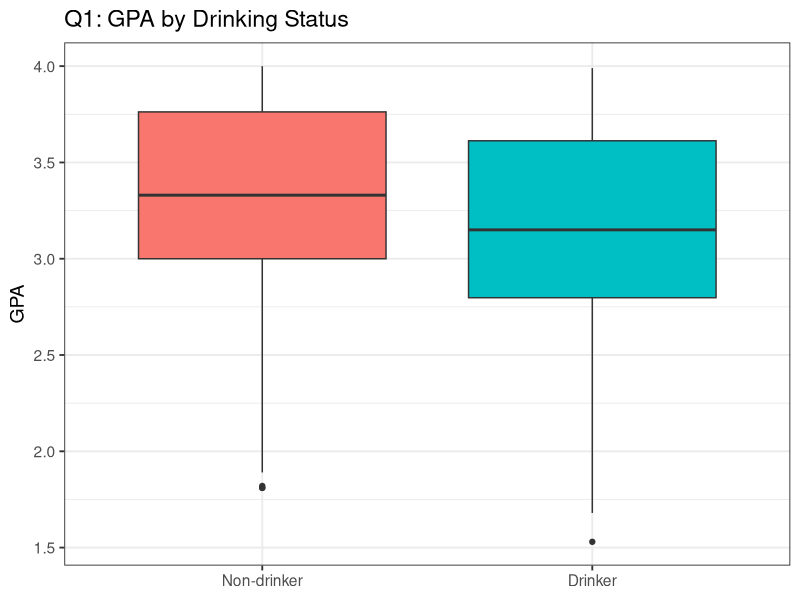
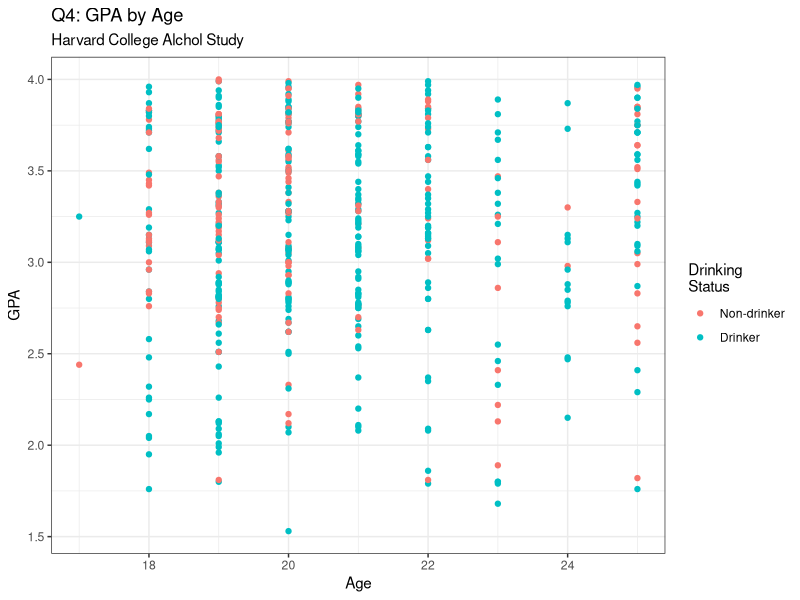
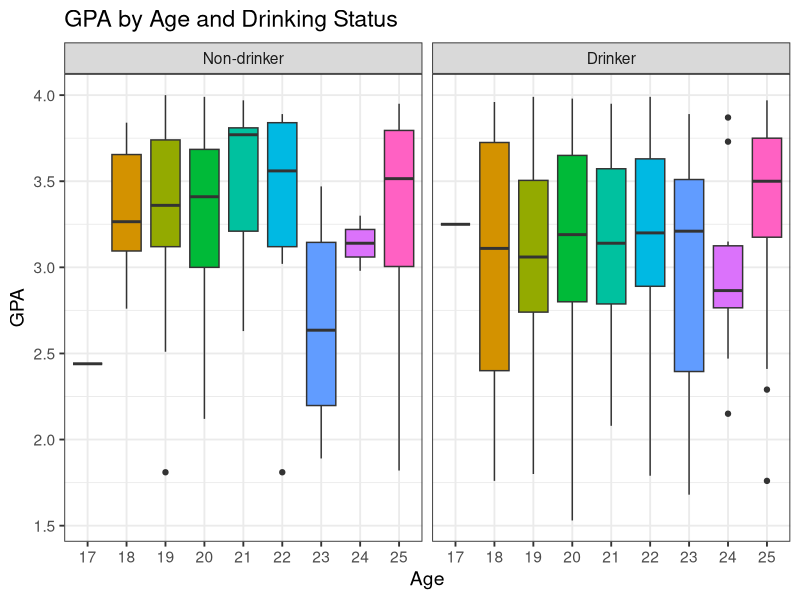
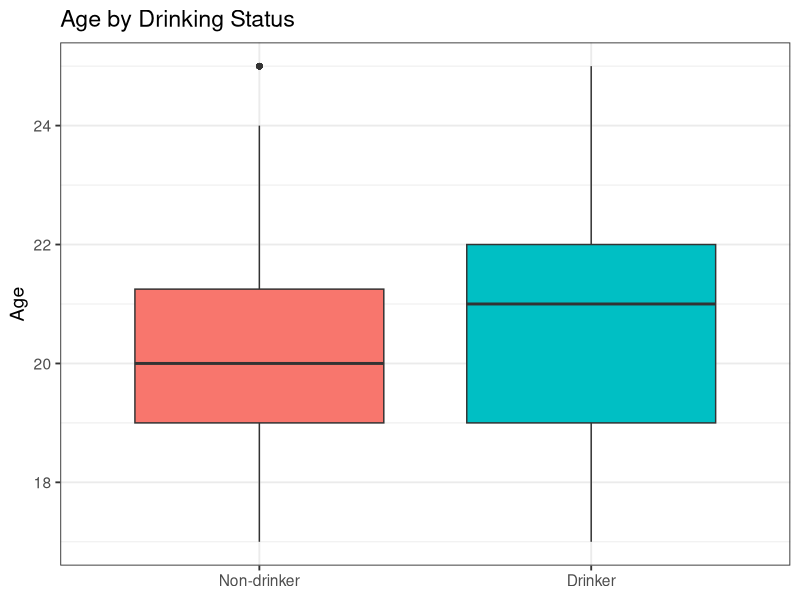
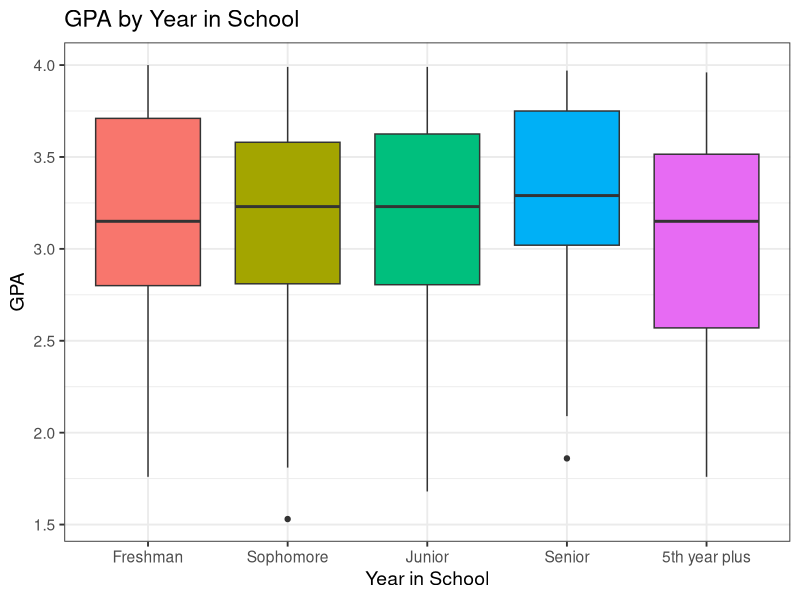
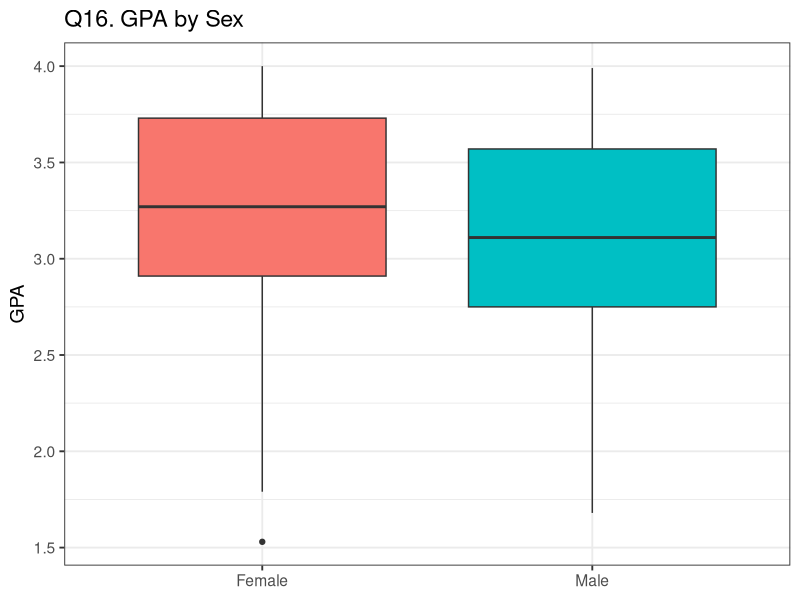

Generate these figures, in order, with R:
## ---- chunk 1
knitr::opts_chunk$set(echo = TRUE)
library(tidyverse)
setwd("~/SpatialAnalysis/01-2022_PHStatsII/Assignments/A3/A3ptB")
casData <- read.csv("casData.csv")
# head(casData)
# Part A:  GPA by drinking
# class(casData$DRINK)
# table(casData$DRINK)
# make DRINK a factor with labels (helpful for visual displays, cuts down on code 
# needed to label groups)
casData$DRINK <- factor(casData$DRINK, levels = c(0, 1), 
                        labels = c("Non-drinker", "Drinker"))
## ---- chunk 2
ggplot(casData, aes(x = DRINK, y = GPA, fill = DRINK)) +
  geom_boxplot() + 
  theme_bw(base_size = 14) +
  labs(title = 'Q1: GPA by Drinking Status') +
  theme(axis.title.x = element_blank(),
        legend.position = 'none')
## ---- chunk 3
model1 <- lm(GPA ~ DRINK, data = casData)
# summary(model1)
co1 <- model1$coefficients
cat(paste0('Q2. Estimated mean difference in GPA for students who drink versus those\n',
          'who do not:\n  ', round(co1[2], 2)))
## ---- chunk 4
conf1 <- confint(model1)
cat(paste0('Q3. 95% Confidence interval difference in GPA for students who drink\n',
           'versus those who do not:\n  (', paste(round(conf1[2,], 2), collapse = ', '), ')'))
## ---- chunk 5
ggplot(casData, aes(x = age, y = GPA, color = DRINK)) +
  geom_point() +
  theme_bw() +
  labs(x = 'Age', color = 'Drinking\nStatus',
       title = 'Q4: GPA by Age',
       subtitle = 'Harvard College Alchol Study')

## ---- chunk 6
casData <- casData %>% mutate(agef = factor(age))

ggplot(casData, aes(x = agef, y = GPA, fill = agef)) +
  geom_boxplot() +
  facet_wrap(facets = casData$DRINK) +
  theme_bw(base_size = 14) +
  theme(legend.position = 'none') +
  labs(x = 'Age', title = 'GPA by Age and Drinking Status')

ggplot(casData, aes(x = DRINK, y = age, fill = DRINK)) +
  geom_boxplot() +
  theme_bw(base_size = 14) +
  theme(legend.position = 'none',
        axis.title.x = element_blank()) +
  labs(y = 'Age',
       title = 'Age by Drinking Status')

## ---- chunk 7
model2 <- lm(GPA ~ DRINK + age, data = casData)
# summary(model2)
co2 <- coef(model2)
conf2 <- confint(model2)
## ---- chunk 8
# The estimated mean GPA for 20-year-old students who drink
cat(paste0('Q6. The estimated mean GPA for 20-year-old students who drink:\n  ', 
    round(co2[1] + co2[2]*1 + co2[3]*20,2)))
cat(paste0('Q7. The estimated mean GPA for 20-year-old students who do not drink:\n  ', 
    round(co2[1] + co2[2]*0 + co2[3]*20, 2)))
cat(paste0('Q8. The estimated mean difference in GPA for students who drink, compared\n',
    'to students of the same age who do not:\n  ', round(co2[2], 2)))
cat(paste0('Q9. A 95% confidence interval for this estimated difference:\n  (',
    paste(round(conf2[2,],2), collapse = ', '), ')'))
## ---- chunk 9
#  created factor version of year in school
casData <- casData %>%
  mutate(schoolyrf = factor(schoolyr, levels = c(1,2,3,4,5),
                           labels = c("Freshman", "Sophomore", "Junior", "Senior", 
                                      "5th year plus")))
ggplot(casData, aes(x = schoolyrf, y = GPA, fill = schoolyrf)) +
  geom_boxplot() +
  theme_bw(base_size = 14) +
  theme(legend.position = 'none') +
  labs(x = 'Year in School',
       title = 'GPA by Year in School')

## ---- chunk 10
yrdrnk_df <- casData %>%
  count(schoolyrf, DRINK) %>%
  group_by(schoolyrf) %>%
  spread(DRINK, n) %>%
  rename_with(~ paste0("# ", .x))
yrdrnk_df2 <- casData %>%
  count(schoolyrf, DRINK) %>%
  group_by(schoolyrf) %>%
  mutate(prop = paste0(round(n/sum(n)*100,1),"%")) %>%
  select(-n) %>%
  spread(DRINK, prop) %>%
  rename_with(~ paste0("% ", .x))
yrdrnk_df <- cbind(yrdrnk_df, yrdrnk_df2[2:3])
colnames(yrdrnk_df)[1] <- 'School Year'
knitr::kable(yrdrnk_df, format = 'latex', align = 'c', 
             caption = 'Q11. Proportions of Drinkers by School Year') 
## ---- chunk 11
# multiple regression of GPA on drinking and school year
model3 <- lm(GPA ~ DRINK + schoolyrf, data = casData)
# summary(model3)
co3 <- coef(model3)
conf3 <- confint(model3)
## ---- chunk 12
cat(paste0('Q12. The estimated mean GPA for freshman students who drink:\n  ', 
    round(co3[1] + co3[2]*1, 2), '\n'))
cat(paste0('Q13. The estimated mean GPA for senior students who drink:\n  ', 
    round(co3[1] + co3[2]*1 + co3[5]*1, 2), '\n'))
cat(paste0('Q14. The estimated mean difference in GPA for students who drink, compared\n',
    'to students of the same school year who do not:\n  ', round(co3[2],2), '\n'))
cat(paste0('Q15. A 95% confidence interval for this estimated difference:\n  (', 
    paste(round(conf3[2,], 2), collapse = ', '),  ')'))
## ---- chunk 13
casData <- casData %>%
  mutate(Sex = factor(male, levels = c(0, 1), labels = c('Female', 'Male')))
ggplot(casData, aes(x = Sex, y = GPA, fill = Sex)) +
  geom_boxplot() +
  theme_bw(base_size = 14) +
  theme(legend.position = 'none',
        axis.title.x = element_blank()) +
  labs(title = 'Q16. GPA by Sex')

## ---- chunk 14
sxdrnk_df <- casData %>%
  count(Sex, DRINK) %>%
  group_by(Sex) %>%
  spread(DRINK, n) %>%
  rename_with(~ paste0("# ", .x))
sxdrnk_df2 <- casData %>%
  count(Sex, DRINK) %>%
  group_by(Sex) %>%
  mutate(prop = paste0(round(n/sum(n)*100,1),"%")) %>%
  select(-n) %>%
  spread(DRINK, prop) %>%
  rename_with(~ paste0("% ", .x))
sxdrnk_df <- cbind(sxdrnk_df, sxdrnk_df2[2:3])
colnames(sxdrnk_df)[1] <- 'Drinking Status'
knitr::kable(sxdrnk_df, 'latex', align = 'c', 
             caption = 'Q17. Proportions of Drinkers by Sex') 

## ---- chunk 15
model4 <- lm(GPA ~ DRINK + male, data=casData)
#summary(model4)
co4 <- coef(model4)
conf4 <- confint(model4)
## ---- chunk 16
cat(paste0('Q18. The estimated mean difference in GPA for students who drink, compared to\n',
    'students of the same sex who do not:\n  ', round(co4[2], 2), '\n'))
cat(paste0('Q19. A 95% confidence interval for this estimated difference:\n  (', 
    paste(round(conf4[2,], 2), collapse = ', '), ')\n'))
cat(paste0('Q20. The estimated mean difference in GPA for male students, compared to female\n',
    'students of the same drinking status:\n  ', round(co4[3],2), '\n'))
cat(paste0('Q21. A 95% confidence interval for this estimated difference:\n  (', 
    paste(round(conf4[3,], 2), collapse = ', '), ')'))
## ---- chunk 17
nmesData <- read.csv("nmesData.csv")
# head(nmesData)
nmesData$eversmk <- factor(nmesData$eversmk, levels = c(0, 1), 
                           labels = c('Have not smoked','Have smoked'))
nmesData$highexp <- factor(nmesData$highexp, levels = c(0, 1), 
                           labels = c('Not high expenditures','High expenditures'))
# table of high expenditures indicator by smoking status
smkhiexp_df <- nmesData %>% 
  count(eversmk, highexp) %>%
  group_by(eversmk) %>%
  spread(eversmk, n)
smkhiexp_df2 <- nmesData %>% 
  count(eversmk, highexp) %>%
  group_by(eversmk) %>%
  mutate(prop = paste0(round(n / sum(n)*100,1),"%")) %>%
  select(-n) %>%
  spread(eversmk, prop)
smkhiexp_df <- cbind(smkhiexp_df, smkhiexp_df2[,2:3])
colnames(smkhiexp_df)[1] <- 'Health Care Costs'
knitr::kable(smkhiexp_df, format = 'latex', align = 'c', 
             caption = 'Q24. Counts, Proportions of HiExp by Smoking status') 
## ---- chunk 18
cat(paste0('Q24a. Number and proportion of smokers with high health expenditures\n  ',
           smkhiexp_df[2,3], ', ', smkhiexp_df[2,5]), '\n')
cat(paste0('Q24b. Number and proportion of nonsmokers with high health expenditures\n  ',
           smkhiexp_df[2,2], ', ', smkhiexp_df[2,4]))
## ---- chunk 19
model5 <- glm(highexp ~ eversmk, family=binomial(link=logit), data=nmesData)
#summary(model5)

co5 <- coefficients(model5)
conf5 <- confint(model5)
## ---- chunk 20
od_smk <- exp(co5[1] + co5[2]*1)
cat(paste0('Q25. The estimated probability of a high expenditure for a smoker\n  ',
           round(od_smk / (1 + od_smk), 3)), '\n')
cat(paste0('Q26. The estimated probability of a high expenditure for a non-smoker\n  ',
           round(exp(co5[1] / (1 + exp(co5[1]))), 3)), '\n')
cat(paste0('Q27. The estimated odds ratio of a high expenditure, comparing smokers to ',
           'nonsmokers\n  ', round(exp(co5[2]), 3)), '\n')
cat(paste0('Q28. A 95% confidence interval for this true odds ratio of high expenditure, ',
           '\ncomparing smokers to nonsmokers\n  (',
           paste(round(exp(conf5[2,]),3), collapse = ', '), ')'))
## ---- chunk 21
model6 <- glm(highexp ~ eversmk + age, family=binomial(link=logit), data=nmesData)
# summary(model6)
co6 <- coefficients(model6)
conf6 <- confint(model6)
od_smk50 <- exp(co6[1] + co6[2]*1 + co6[3]*50)
cat(paste0('Q29. The estimated probability of a high expenditure for a 50-year-old smoker\n  ',
           round(od_smk50 / (1 + od_smk50), 3), '\n'))
od_nosmk60 <- exp(co6[1] + co6[3]*60)
cat(paste0('Q30. The estimated probability of a high expenditure for a 60-year-old ', 
           'non-smoker\n  ', round(od_nosmk60 / (1 + od_nosmk60), 3), '\n'))
cat(paste0('Q31. The estimated odds ratio of a high expenditure, comparing smokers to ',
           'nonsmokers\nof the same age\n  ', round(exp(co6[2]),3), '\n'))
cat(paste0('Q32. A 95% confidence interval for this estimated odds ratio\n  (',
           paste(round(exp(conf6[2, ]),3), collapse = ', '),')\n'))
cat(paste0('Q33. The estimated odds ratio of a high expenditure for two groups of the ',
           'same\nsmoking status but whose age differs by 10 years\n  ',
           round(exp(co6[3]*10),3), '\n'))
cat(paste0('Q34. A 95% confidence interval for this estimated odds ratio\n  (',
           paste(round(exp(conf6[3,]*10), 3), collapse = ', '),')'))
## ---- chunk 22
paste0(round(exp(co6[2]),3), ' (', paste(round(exp(conf6[2,]),3), collapse = ', '), ')')
